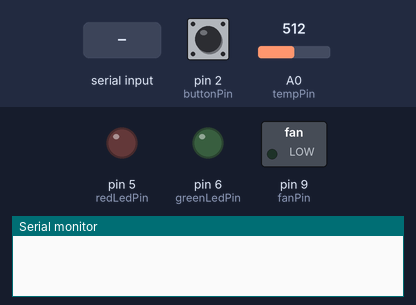
This sketch was run on a simulated Arduino Uno, built with avr-gcc and run on an emulated ATmega328P. Parts: switched loads named in the sketch (green lamp = pin HIGH), output pins drawn as LEDs (lit = HIGH), the last lines printed to the serial monitor. The inputs (shaded band) are chosen by the test bench; at power-on: A0 (tempPin) = 512, pin 2 (buttonPin) HIGH.

Above: at 1.2 s.
1.3 s: A0 (tempPin) set to 335
3.5 s: A0 (tempPin) set to 307
At 4.6 s:
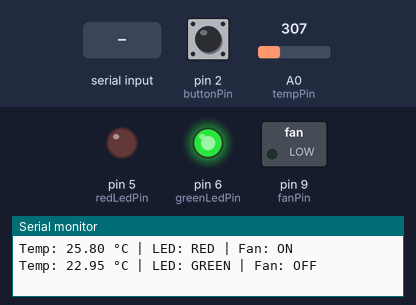
5.5 s: "FAN_ON\n" received over Serial
At 9.0 s:
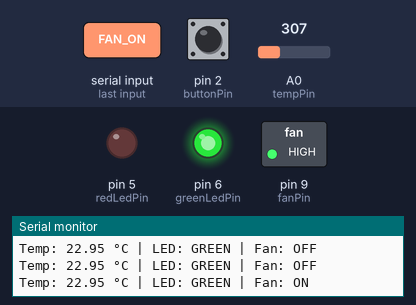
9.5 s: "FAN_OFF\n" received over Serial
At 13.2 s:
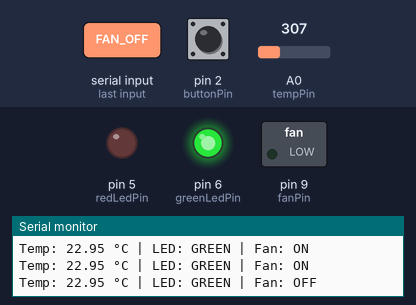
13.5 s: A0 (tempPin) set to 511
At 14.9 s:
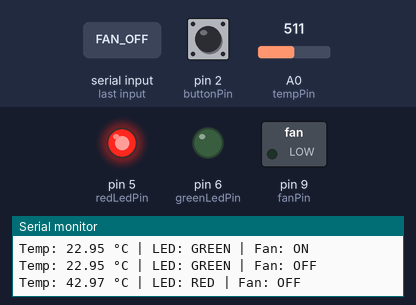
15.5 s: A0 (tempPin) set to 306
At 16.5 s:
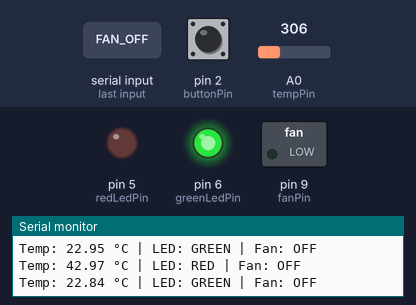
Timing chart, 0 to 18.5 s (numbered marks = the images above; inputs shaded):
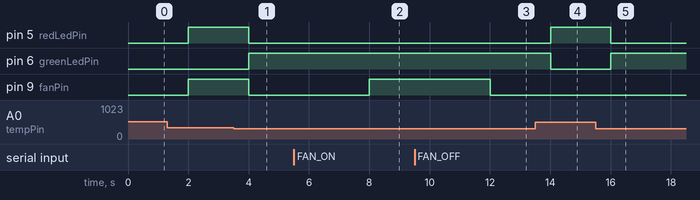

The sketch:

sketch_mar6a.ino
```cpp
// Pin Definitions
const int tempPin = A0;              // Analog temperature sensor
const int buttonPin = 2;             // Button to start fan
const int greenLedPin = 6;           // Green LED for safe temperature
const int redLedPin = 5;             // Red LED for high temperature
const int fanPin = 9;                // Fan control pin

// Thermistor constants
const float resistorValue = 4700.0;      // Fixed resistor value (Ω)
const float thermistorNominal = 10000.0; // Thermistor resistance at 25°C (Ω)
const float beta = 3950.0;               // Beta coefficient of thermistor
const float tempAlertThreshold = 24.0;   // Temperature to trigger alert LED

bool remoteFanControl = false;        // Flask control flag
bool remoteFanState = false;          // Flask fan ON/OFF state
bool manualOverride = false;          // Flag for manual override
bool prevButtonState = HIGH;          // To detect button toggle
bool fanState = false;                // Current fan ON/OFF state

void setup() {
  Serial.begin(9600);
  pinMode(tempPin, INPUT);
  pinMode(buttonPin, INPUT_PULLUP);   // Button with internal pullup
  pinMode(greenLedPin, OUTPUT);
  pinMode(redLedPin, OUTPUT);
  pinMode(fanPin, OUTPUT);
}

void loop() {
  // Check for remote control command from Flask
  if (Serial.available()) {
    String command = Serial.readStringUntil('\n');
    command.trim();
    if (command == "FAN_ON") {
      remoteFanControl = true;
      remoteFanState = true;
    } else if (command == "FAN_OFF") {
      remoteFanControl = true;
      remoteFanState = false;
    }
  }

  // Read button state and toggle manual override
  bool buttonPressed = digitalRead(buttonPin) == LOW;
  if (buttonPressed && prevButtonState == HIGH) {
    manualOverride = !manualOverride;   // Toggle override mode
    remoteFanControl = false;           // Cancel remote control if manual override is used
  }
  prevButtonState = !buttonPressed ? HIGH : LOW;

  delay(2000);

  // Temperature reading using Steinhart-Hart equation
  int tempSensorValue = analogRead(tempPin);
  float voltage = tempSensorValue * (5.0 / 1023.0);
  float r = (5.0 - voltage) / voltage * resistorValue;
  float temperature = 1.0 / (log(r / thermistorNominal) / beta + (1.0 / (25.0 + 273.15))) - 273.15;

  // LED Logic
  String ledStatus = "";
  if (temperature >= tempAlertThreshold) {
    digitalWrite(greenLedPin, LOW);
    digitalWrite(redLedPin, HIGH);
    ledStatus = "RED";
  } else {
    digitalWrite(redLedPin, LOW);
    digitalWrite(greenLedPin, HIGH);
    ledStatus = "GREEN";
  }

  // Fan Logic
  if (remoteFanControl) {
    analogWrite(fanPin, remoteFanState ? 255 : 0);
    fanState = remoteFanState;
  } else if (manualOverride) {
    analogWrite(fanPin, 255); // Toggle on each override
    fanState = true;
  } else {
    // Auto control by temperature
    if (temperature >= tempAlertThreshold) {
      analogWrite(fanPin, 255);
      fanState = true;
    } else {
      analogWrite(fanPin, 0);
      fanState = false;
    }
  }

  // Serial Output
  Serial.print("Temp: ");
  Serial.print(temperature, 2);
  Serial.print(" °C | LED: ");
  Serial.print(ledStatus);
  Serial.print(" | Fan: ");
  Serial.println(fanState ? "ON" : "OFF");
}
```

Measured:
- the behaviour switches between 318 and 317 on A0 (tempPin) (found by bisection; images 0 and 1)
- after the input at 3.5 s, pin 5 (redLedPin), pin 9 (fanPin): HIGH → LOW after 0.50 s; pin 6 (greenLedPin): LOW → HIGH after 0.50 s
- after the input at 5.5 s, pin 9 (fanPin): LOW → HIGH after 2.5 s
- after the input at 9.5 s, pin 9 (fanPin): HIGH → LOW after 2.5 s
- after the input at 13.5 s, pin 5 (redLedPin): LOW → HIGH after 0.51 s; pin 6 (greenLedPin): HIGH → LOW after 0.51 s
- after the input at 15.5 s, pin 5 (redLedPin): HIGH → LOW after 0.51 s; pin 6 (greenLedPin): LOW → HIGH after 0.51 s
